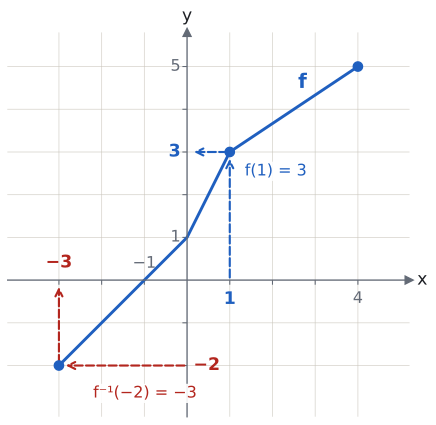

Python code for this plot:
import sys; sys.path.insert(0, "tools")
from cizim import *

# f: [−3, 4] → [−2, 5], köşeler (−3, −2), (0, 1), (1, 3), (4, 5). Artan, bire bir ve örten.
# f(1) = 3 (mavi: x ekseninden başla), f⁻¹(−2) = −3 (kırmızı: y ekseninden başla).
fig, ax = sekil(5.4, 5.2)
eksenler(ax, x=(-4.2, 5.2), y=(-3.2, 5.8))
ax.set_aspect("equal")
ax.set_xticks([-3, -2, -1, 1, 2, 3, 4]); ax.set_xticklabels([])
ax.set_yticks([-2, -1, 1, 2, 3, 4, 5]); ax.set_yticklabels([])
X = [-3, 0, 1, 4]; Y = [-2, 1, 3, 5]
ax.plot(X, Y, color=MAVI)
nokta(ax, -3, -2, renk=MAVI); nokta(ax, 4, 5, renk=MAVI)
kutu = dict(facecolor="white", edgecolor="none", pad=1.2, alpha=0.9)
# f(1) = 3: x = 1'den yukarı, sonra sola
ax.annotate("", xy=(1, 2.9), xytext=(1, 0), arrowprops=dict(arrowstyle="->", color=MAVI, lw=1.6, ls="--"))
ax.annotate("", xy=(0.1, 3), xytext=(1, 3), arrowprops=dict(arrowstyle="->", color=MAVI, lw=1.6, ls="--"))
nokta(ax, 1, 3, renk=MAVI)
ax.text(1, -0.25, "1", color=MAVI, ha="center", va="top", fontsize=13, fontweight="bold")
ax.text(-0.15, 3, "3", color=MAVI, ha="right", va="center", fontsize=13, fontweight="bold")
ax.text(1.35, 2.45, "f(1) = 3", color=MAVI, fontsize=12, bbox=kutu)
# f⁻¹(−2) = −3: y = −2'den sola, sonra yukarı x eksenine
ax.annotate("", xy=(-2.9, -2), xytext=(0, -2), arrowprops=dict(arrowstyle="->", color=KIRMIZI, lw=1.6, ls="--"))
ax.annotate("", xy=(-3, -0.1), xytext=(-3, -2), arrowprops=dict(arrowstyle="->", color=KIRMIZI, lw=1.6, ls="--"))
ax.text(0.15, -2, "−2", color=KIRMIZI, ha="left", va="center", fontsize=13, fontweight="bold")
ax.text(-3, 0.2, "−3", color=KIRMIZI, ha="center", va="bottom", fontsize=13, fontweight="bold")
ax.text(-2.2, -2.75, "f⁻¹(−2) = −3", color=KIRMIZI, fontsize=12, bbox=kutu)
# diğer işaretler
ax.text(4, -0.25, "4", color=SOLUK, ha="center", va="top", fontsize=12)
ax.text(-0.15, 5, "5", color=SOLUK, ha="right", va="center", fontsize=12)
ax.text(-0.15, 1, "1", color=SOLUK, ha="right", va="center", fontsize=12)
ax.text(-1, 0.2, "−1", color=SOLUK, ha="center", va="bottom", fontsize=12)
ax.text(2.6, 4.5, "f", color=MAVI, fontsize=15, fontweight="bold")
kaydet(fig, __file__)
